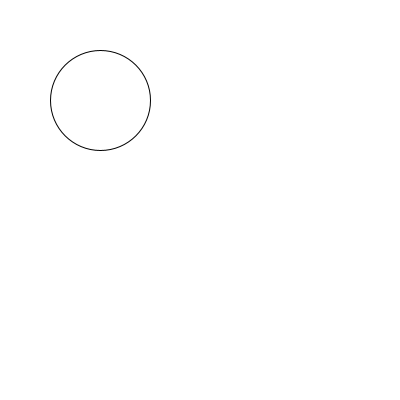
Frame 1 (no input)
Frame 60 (the mouse pressed at the canvas centre just before this capture): identical to frame 1, image omitted
Frame 120 (the mouse held since frame 60 and released just before this capture): identical to frame 1, image omitted

The Processing sketch that drew this single still picture (run headless with seeded random() and noise(); from frame 60 on, the mouse is pressed at the canvas centre):

// Processing sketch: aula09_grupo01_exercicio04
// ── aula09_grupo01_exercicio04.pde
void setup(){size(400,400);}
void draw(){
background(255); println(millis());
if(millis()>0 && millis()<10000){
ellipse(100,100,100,100);
}
if(millis()>10000 && millis()<20000){
rect(100,100,100,100);
}}
